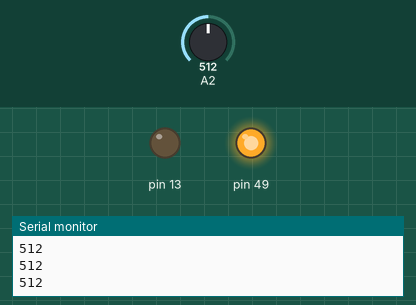
Recording of a sketch running on a simulated Arduino Mega 2560, built with avr-gcc and run on an emulated ATmega2560. On the bench: output pins drawn as LEDs (lit = HIGH), the last lines printed to the serial monitor. Inputs (shaded band) come from the test bench; at power-on: A2 = 512.

Above: at 1.2 s.
1.3 s: A2 set to 0
At 2.7 s:
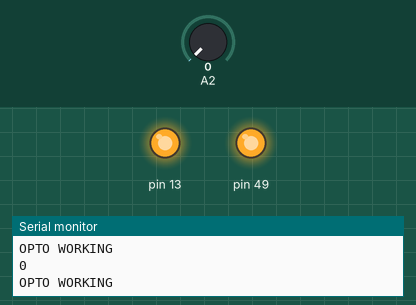
Timing chart, 0 to 4.3 s (numbered marks = the images above; inputs shaded):
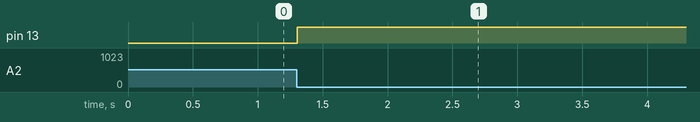

Measured:
- after the input at 1.3 s, pin 13: LOW → HIGH at once

The sketch:

OPTO_TEST.ino
```cpp
/*
 * OPTO +ve to R and to 5V
 * OPTO -ve to gnd
 * R to D11
 */

// the setup routine runs once when you press reset:
void setup() {
  // initialize serial communication at 9600 bits per second:
  Serial.begin(9600);
  pinMode(13,OUTPUT);pinMode(49,OUTPUT);pinMode(50,INPUT);
  digitalWrite(49,HIGH);
}

// the loop routine runs over and over again forever:
void loop() {

  // read the input on analog pin 0:
  int sensorValue = analogRead(50);
  // Convert the analog reading (which goes from 0 - 1023) to a voltage (0 - 5V):
  //float voltage = sensorValue * (5.0 / 1023.0);
  // print out the value you read:
  Serial.println(sensorValue);
  if(sensorValue <1){
    digitalWrite(13,HIGH);
    Serial.println("OPTO WORKING");
  }

}
```
